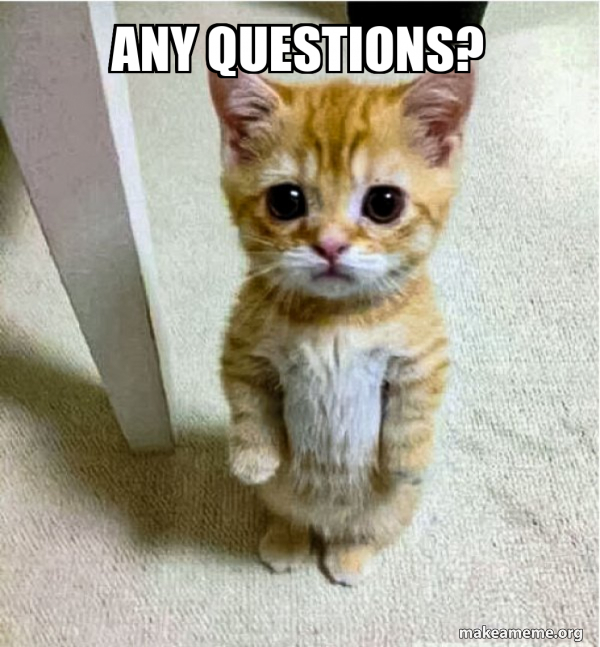
#> input picture Q_30_Tasks/Task_6/1.jpg, 600 x 647 px
$ python Task_6.py
#> lines starting #> are read from the running program, lines starting #| are printed output that depends on the picture
import cv2
import numpy  as np
import matplotlib.pyplot as plt

img = cv2.imread('1.jpg')
#> img is the input picture: shape (647, 600, 3); mean B, G, R 152.1, 167.1, 171.3

if img is None :
    raise FileNotFoundError

Img_Modify = img.copy()

H , W = img.shape[:2]
#> H = 647; W = 600

Img_Modify[0:40 , 0 :40] = [0 , 0, 255] #For Red square

Img_Modify[H//2 , :]=[255,255,255] #For White Hor_Line

Img_Modify[ : , W//2]=[255,255,255] #For White Ver_line

#Now For The Green Trangle

X = (W//2) + 30
#> X = 330
Y = (H//2) + 30
#> Y = 353

Img_Modify[Y : Y+100 , X : X+100] = [0,255,0]
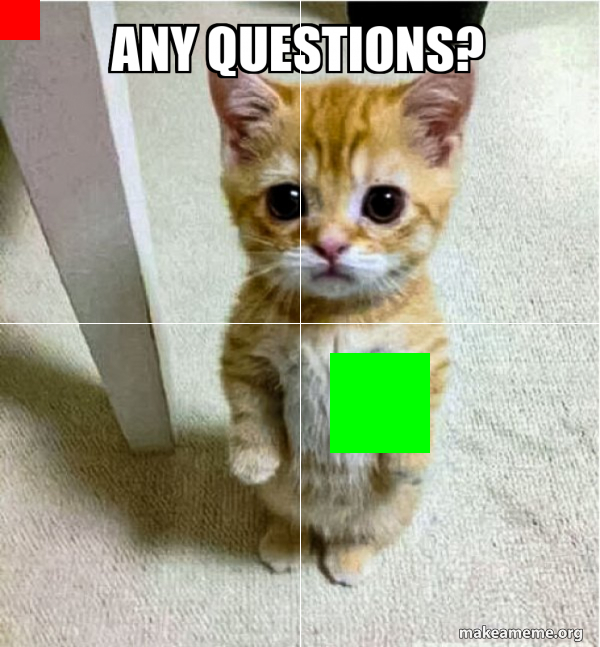
#> Img_Modify: shape (647, 600, 3); mean B, G, R 147.7, 169, 167.6

#Displaying The Result

fig , axes = plt.subplots(1,2,figsize=(8,8))

axes[0].imshow(cv2.cvtColor(img,cv2.COLOR_BGR2RGB))
axes[0].set_title('Oringal Image')

axes[1].imshow(cv2.cvtColor(Img_Modify,cv2.COLOR_BGR2RGB))
axes[1].set_title('Modified Image')

for ax in axes :
    ax.axis('off')

plt.tight_layout()
plt.savefig("Difference")
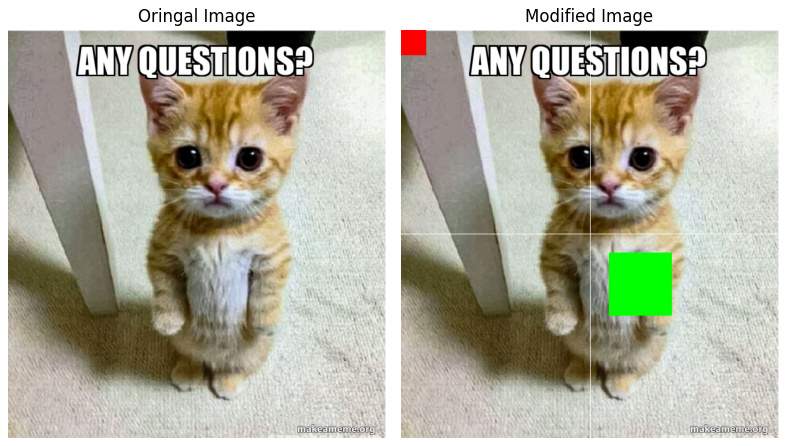
#> figure drawn by matplotlib, 2 panels
plt.show()
